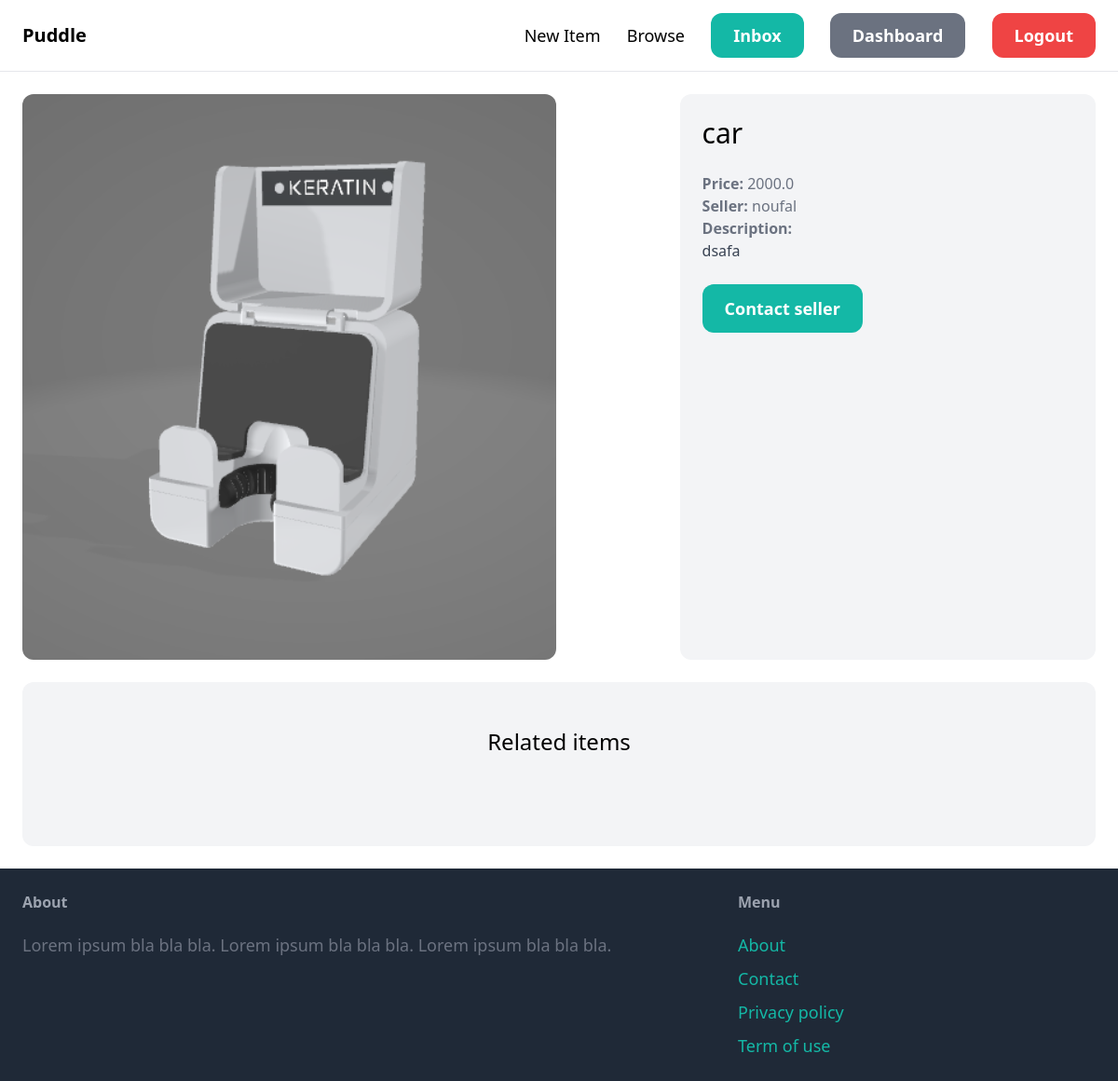
Screenshot of /item/18/ (signed in) with the database file from the repository.
### item/models.py (models this page shows, shortened)
class Item(models.Model):
    category = models.ForeignKey(Category, related_name='items', on_delete=models.CASCADE)
    name = models.CharField(max_length=255)
    description = models.TextField(blank=True, null=True)
    price = models.FloatField()
    image = models.ImageField(upload_to='item_images', blank=True, null=True)
    is_sold = models.BooleanField(default=False)
    created_by = models.ForeignKey(User, related_name='items', on_delete=models.CASCADE)
    created_at = models.DateTimeField(auto_now_add=True)

### item/views.py (the view)
# urls.py: path('<int:pk>/',views.detail, name='detail'),
def detail(request, pk):
    item = get_object_or_404(Item, pk=pk)
    related_items = Item.objects.filter(category = item.category, is_sold=False).exclude(pk=pk)[0:3]
    return render(request, 'item/detail.html',{
        'item': item,
        'related_items':related_items
    })

### item/templates/item/detail.html (shortened to what this page needs)
{% extends 'core/base.html' %}
{% block content %}
<div class="grid grid-cols-5 gap-6">
    <div class="col-span-3">
        <img src="{{ item.image.url }}" class="rounded-xl">
    </div>
    <div class="col-span-2 p-6 bg-gray-100 rounded-xl">
        <h1 class="mb-6 text-3xl">{{ item.name }}</h1>
        <p class="text-gray-500"><strong>Price: </strong>{{ item.price }}</p>
        <p class="text-gray-500"><strong>Seller: </strong>{{ item.created_by.username }}</p>
        {% if item.description %}
            <p class="text-gray-700">
                <strong class="text-gray-500">Description:</strong><br>
                {{ item.description }}
            </p>
        {% endif %}
        {% if request.user == item.created_by %}
            <p>This is your item!</p>
            <a href="{% url 'item:edit' item.id %}" class="inline-block mt-6 px-6 py-3 text-lg font-semibold bg-teal-500 text-white rounded-xl">Edit</a>
            <a href="{% url 'item:delete' item.id %}" class="inline-block mt-6 px-6 py-3 text-lg font-semibold bg-red-500 text-white rounded-xl">Delete</a>
        {% else %}
            <a href= "{% url 'conversation:new' item.id %}" class="inline-block mt-6 px-6 py-3 text-lg font-semibold bg-teal-500 text-white rounded-xl hover:bg-teal-700">Contact seller</a>
        {% endif %}
    </div>
</div>
<div class="mt-6 px-6 py-12 bg-gray-100 rounded-xl">
    <h2 class="mb-12 text-2xl text-center">Related items</h2>
</div>
{% endblock %}

### rows the page displays
Item: image (picture), name "car", price "2000.0", created_by.username "noufal", description "dsafa"
